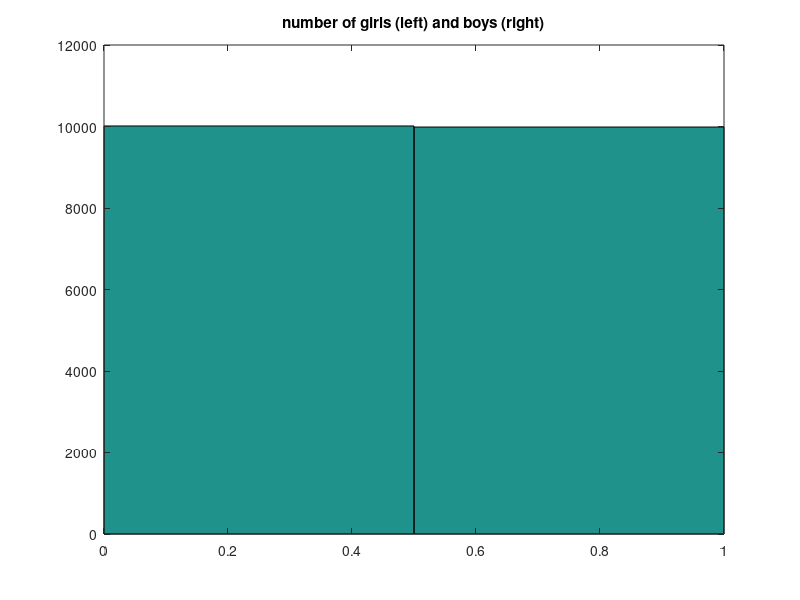
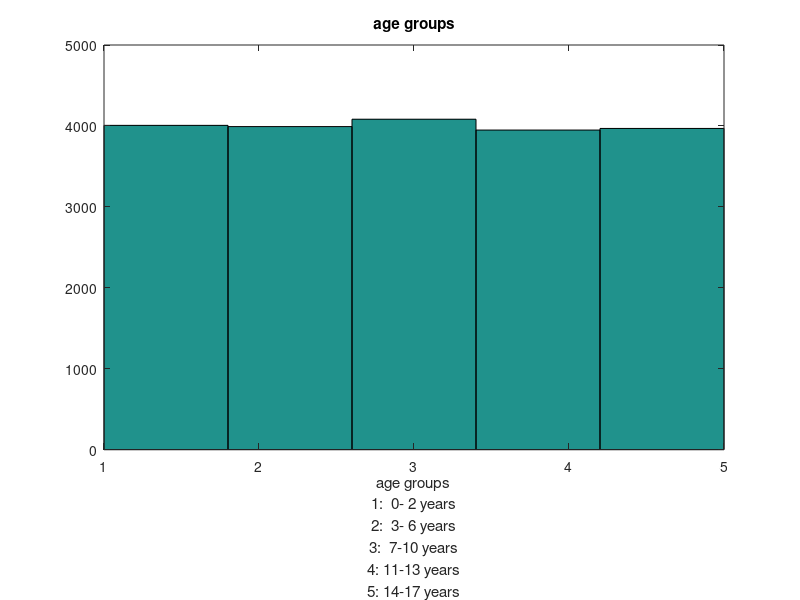
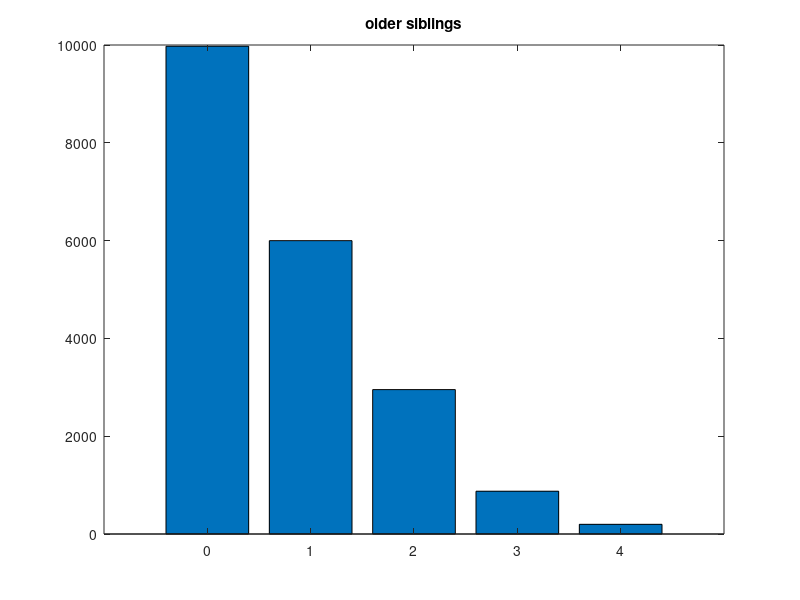
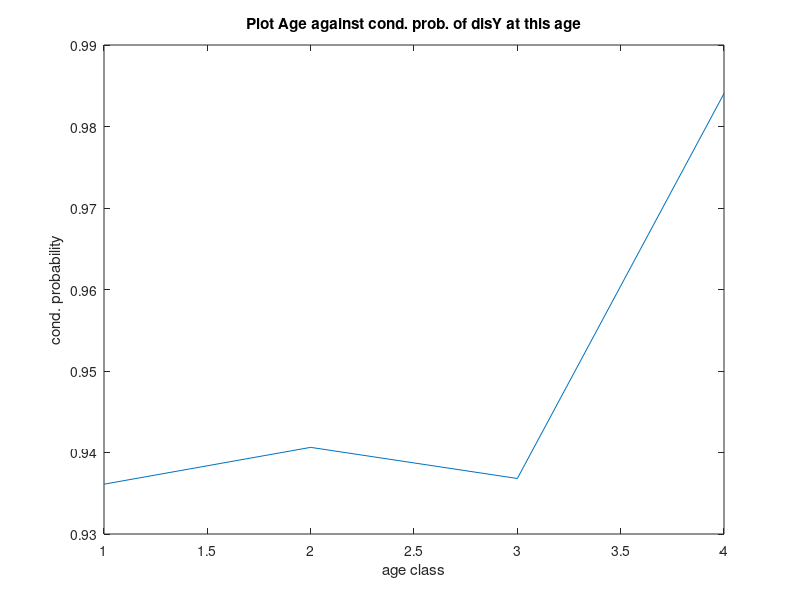

Write the MATLAB code that produced these figures, in order.
%% Sheet 1, Exercise 1
clear all
M = dlmread('vaccination.csv',',',1,0);
% gender,age,height,weight,residence,olderSiblings,
% knowsToRideABike,vacX,diseaseX,diseaseY,diseaseZ
%% a) numbers of boys/girls, age groups and olderSiblings -> bar plots.
gender=M(:,1);
hist(gender,2); title('number of girls (left) and boys (right)'); % 1 = boys; 0 = girls

figure;
age=M(:,2);
hist(age,5); title('age groups');
xlabel({'age groups','1:  0- 2 years','2:  3- 6 years','3:  7-10 years','4: 11-13 years','5: 14-17 years'});

figure;
siblings=M(:,6);
no=length(find(siblings==0)); one=length(find(siblings==1));
two=length(find(siblings==2)); three=length(find(siblings==3));
four=length(find(siblings==4));
y = [no one two three four];
bar(y); title('older siblings'); labels = 0:4;
set(gca, 'XTick', 1:length(labels)); % Change x-axis ticks
set(gca, 'XTickLabel', labels); % Change x-axis ticks labels.

%% b) emp. probabilities: vacc against X, countryside, min. one old.sibling
disp('b)');
vacc=M(:,8);
vaccinated=length(find(vacc==1));
disp('The emp. prob. of vaccinated against X is:')
disp(vaccinated/length(vacc));

residence=M(:,5);
countryside=length(find(residence==1));
disp('The emp. prob. of living at the countryside is:')
disp(countryside/length(residence));

disp('The emp. prob. of having min. one older sibling is:')
disp(1-no/length(siblings));

%% c) emp. probabilities: taller than 1m; heavier than 40kg; Y and/or Z
disp('c)');
height=M(:,3);
disp('The emp. prob. being taller than 1m is:')
disp(length(find((height > 100)==1))/length(height));

weight=M(:,4);
disp('The emp. prob. being heavier than 40kg is:')
disp(length(find((weight > 40)==1))/length(weight));

disY=M(:,10);
disZ=M(:,11);
disp('The emp. prob. of Y and/or Z is:')
disp((length(disY)-length(find(disY+disZ==0)))/length(disY));

%% d) cond. emp. probabilities: 
% disX|vacX=0,1; vacX|disX=0,1; disY|age=1,2,3,4; vacX|age=1,2,3,4;
% bike|vacX=0,1; 
% visualize 3. and 4. as line plots with age on x-axis; conclusion
% P(a|b)=rows with a and b/ rows with b
disp('d)');
%1.)
disX=M(:,9);
disX1andvacX0=length(find(disX+~vacc==2));
disX1andvacX1=length(find(disX+vacc==2));
disp('The cond. emp. prob. disX|vacX=0,1 are:')
disp(disX1andvacX0/length(find(vacc==0)));
disp('and');
disp(disX1andvacX1/length(find(vacc==1)));
disp('Conclusion: Vaccination helps; 30 times less poss.');
disp(' ');
%2.)
vacX1anddisX0=length(find(~disX+vacc==2));
disp('The cond. emp. prob. vacX|disX=0,1 are:')
disp(vacX1anddisX0/length(find(disX==0)));
disp('and');
disp(disX1andvacX1/length(find(disX==1)));
disp('Conclusion: Most non-ill are vacc,but 1/3 of ill people are too.');
disp(' ');
%3.)
disY1andage1=length(find(disY+age==2));
disY1andage2=length(find(disY+age==3));
disY1andage3=length(find(disY+age==4));
disY1andage4=length(find(disY+age==5));
page1=disY1andage1/length(find(age==1));
page2=disY1andage2/length(find(age==2));
page3=disY1andage3/length(find(age==3));
page4=disY1andage4/length(find(age==4));
disp('The cond. emp. prob. disY|age=1,2,3,4 are:')
disp(page1); disp(page2); disp(page3); disp(page4);
figure; plot([1,2,3,4],[page1, page2, page3, page4]);
title('Plot Age against cond. prob. of disY at this age');
xlabel('age class'); ylabel('cond. probability');
disp('Conclusion: Disease hits basically young children.');
disp(' ');
%4.)
vacX1andage1=length(find(vacc+age==2));
vacX1andage2=length(find(vacc+age==3));
vacX1andage3=length(find(vacc+age==4));
vacX1andage4=length(find(vacc+age==5));
vage1=vacX1andage1/length(find(age==1));
vage2=vacX1andage2/length(find(age==2));
vage3=vacX1andage3/length(find(age==3));
vage4=vacX1andage4/length(find(age==4));
disp('The cond. emp. prob. vacX|age=1,2,3,4 are:')
disp(vage1); disp(vage2); disp(vage3); disp(vage4);
figure; plot([1,2,3,4],[vage1, vage2, vage3, vage4]);
title('Plot Age against cond. prob. of vacX at this age');
xlabel('age class'); ylabel('cond. probability');
disp('Conclusion: Basically one is already vaccinated in young age.');
disp(' ');
%5.)
bike=M(:,7);
vacX0andbike=length(find(~vacc+bike==2));
vacX1andbike=length(find(vacc+bike==2));
disp('The cond. emp. prob. bike|vacX=0,1 are:')
disp(vacX0andbike/length(find(vacc==0)));
disp(vacX1andbike/length(find(vacc==1)));

%% e) effects of vaccination
% cond. emp. prob.: 
% 1.)
% disYZ|vacX=0,1
% disX|vacX=0,1
% -> conclusion?
disp('e)');
disp('The emp. prob. of Y and/or Z|vacX=0,1 are:')
disYZandvacX0=length(find(vacc==0))-length(find(vacc+disY+disZ==0));
disYZandvacX1=length(find(vacc==1))-length(find(~vacc+disY+disZ==0));
disp(disYZandvacX0/length(find(vacc==0)));
disp(disYZandvacX1/length(find(vacc==1)));

disp('The emp. prob. of disX|vacX=0,1 are:')
vacX0anddisX1=length(find(disX+~vacc==2));
disp(vacX0anddisX1/length(find(vacc==0)));
disp(disX1andvacX1/length(find(vacc==1)));
disp('Conclusion:to get disY/Z seems more prob. for X-vacc. people,');
disp('but then it is far less probable to fall ill to X');
disp(' ');

% 2.)
% add. cond. on age: disYZ|vacX=0,1, age=1,2,3,4
% How sure that accurate? What does it depend on? -> certain number of b&c!
% P(A|B,C)=P(A and B and C)/P(B and C)
%a)
Matrixa1=[~~(disY+disZ) vacc age];
[~,index]=ismember(Matrixa1,[1 0 1],'rows');
disYZandvacX0andage1=length(find(index==1));
[~,index]=ismember(Matrixa1,[1 0 2],'rows');
disYZandvacX0andage2=length(find(index==1));
[~,index]=ismember(Matrixa1,[1 0 3],'rows');
disYZandvacX0andage3=length(find(index==1));
[~,index]=ismember(Matrixa1,[1 0 4],'rows');
disYZandvacX0andage4=length(find(index==1));

Matrixa2=[vacc age];
[~,index]=ismember(Matrixa2,[0 1],'rows');
vacX0andage1=length(find(index==1));
[~,index]=ismember(Matrixa2,[0 2],'rows');
vacX0andage2=length(find(index==1));
[~,index]=ismember(Matrixa2,[0 3],'rows');
vacX0andage3=length(find(index==1));
[~,index]=ismember(Matrixa2,[0 4],'rows');
vacX0andage4=length(find(index==1));
disp('The emp. prob. of disYZ|vacX=0, age=1,2,3,4 are:')
pk1=disYZandvacX0andage1/vacX0andage1;
pk2=disYZandvacX0andage2/vacX0andage2;
pk3=disYZandvacX0andage3/vacX0andage3;
pk4=disYZandvacX0andage4/vacX0andage4;
disp(pk1);
disp(pk2);
disp(pk3);
disp(pk4);

%b)
Matrixb1=[~~(disY+disZ) vacc age];
[~,index]=ismember(Matrixb1,[1 1 1],'rows');
disYZandvacX1andage1=length(find(index==1));
[~,index]=ismember(Matrixb1,[1 1 2],'rows');
disYZandvacX1andage2=length(find(index==1));
[~,index]=ismember(Matrixb1,[1 1 3],'rows');
disYZandvacX1andage3=length(find(index==1));
[~,index]=ismember(Matrixb1,[1 1 4],'rows');
disYZandvacX1andage4=length(find(index==1));

Matrixb2=[vacc age];
[~,index]=ismember(Matrixb2,[1 1],'rows');
vacX1andage1=length(find(index==1));
[~,index]=ismember(Matrixb2,[1 2],'rows');
vacX1andage2=length(find(index==1));
[~,index]=ismember(Matrixb2,[1 3],'rows');
vacX1andage3=length(find(index==1));
[~,index]=ismember(Matrixb2,[1 4],'rows');
vacX1andage4=length(find(index==1));
disp('The emp. prob. of disYZ|vacX=1, age=1,2,3,4 are:')
pl1=disYZandvacX1andage1/vacX1andage1;
pl2=disYZandvacX1andage2/vacX1andage2;
pl3=disYZandvacX1andage3/vacX1andage3;
pl4=disYZandvacX1andage4/vacX1andage4;
disp(pl1);
disp(pl2);
disp(pl3);
disp(pl4);

% 3.)
% plot disYZ|vacX=0, age=1,2,3,4
% plot disYZ|vacX=1, age=1,2,3,4 => 2 lines with age on x-axis
% -> conclusion?
figure;
plot([1 2 3 4],[pk1 pk2 pk3 pk4],'r'); hold on;
plot([1 2 3 4],[pl1 pl2 pl3 pl4],'b');
xlabel('age class');
title('disYZ|vacX=0 (red) and disYZ|vacX=1 (blue) for spec. age classes');
disp('Conclusion: to get ill with Y/Z indep of vacX.');
